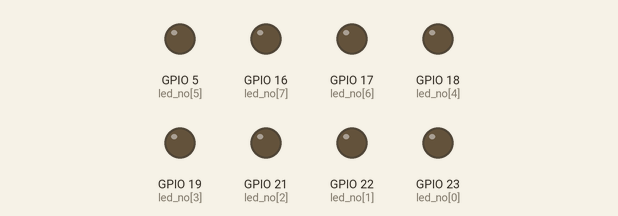
This program was run on a simulated ESP32 board running MicroPython. Shown: output pins drawn as LEDs (lit = HIGH).

Above: at 0.1 s.
At 5.1 s:
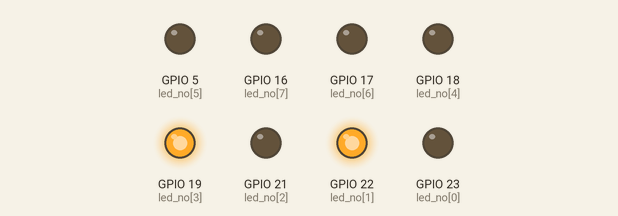
At 10.1 s:
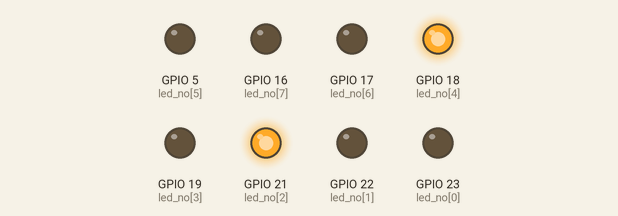
At 20.1 s:
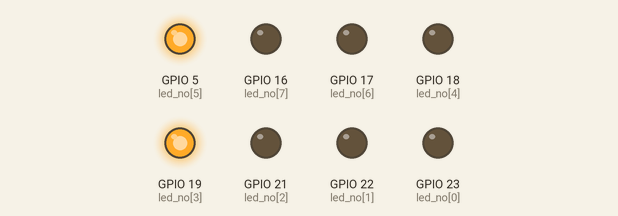
At 30.1 s:
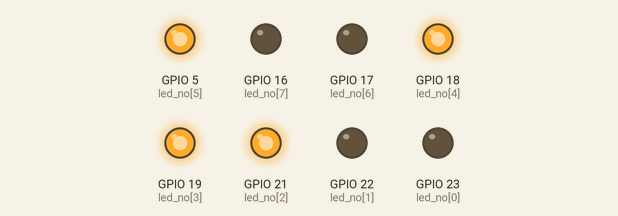
At 39.75 s:
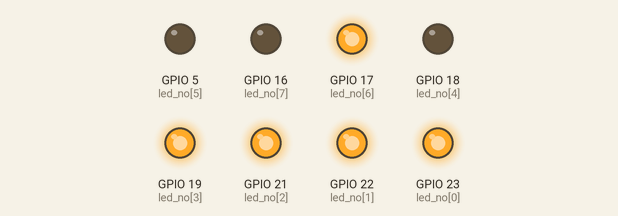
Timing chart, 0 to 40.0 s (numbered marks = the images above):
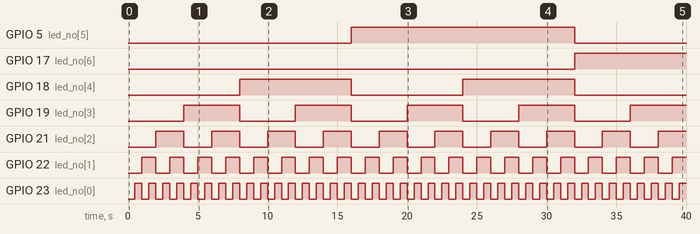

Measured:
- by itself, GPIO 5 (led_no[5]): LOW → HIGH at 16.0 s, → LOW 16.0 s later
- by itself, GPIO 17 (led_no[6]): LOW → HIGH at 32.0 s
- by itself, GPIO 18 (led_no[4]): alternates HIGH for 8.0 s and LOW for 8.0 s
- by itself, GPIO 19 (led_no[3]): alternates HIGH for 4.0 s and LOW for 4.0 s
- by itself, GPIO 21 (led_no[2]): alternates HIGH for 2.0 s and LOW for 2.0 s
- by itself, GPIO 22 (led_no[1]): alternates HIGH for 1.0 s and LOW for 1.0 s
- by itself, GPIO 23 (led_no[0]): alternates HIGH for 0.50 s and LOW for 0.50 s

The program:

bolum2_u22_bitwisebinarysayici.py
```python
from machine import *
import time
led_no = [23, 22, 21, 19, 18, 5, 17, 16]
led = [] # boş liste oluştur
for i in led_no:
    led.append(Pin(i, Pin.OUT))

deger = 0 # sayaç değeri
while True:
    for index in range(0, 8):
        pin_value = (deger >> index) & 0x01
        led[index].value(pin_value)

    deger += 1 # gösterim bittikten sonra sayacı bir artır
    if deger > 255: # taşmayı engelle
        deger = 0
    time.sleep_ms(500)
```
